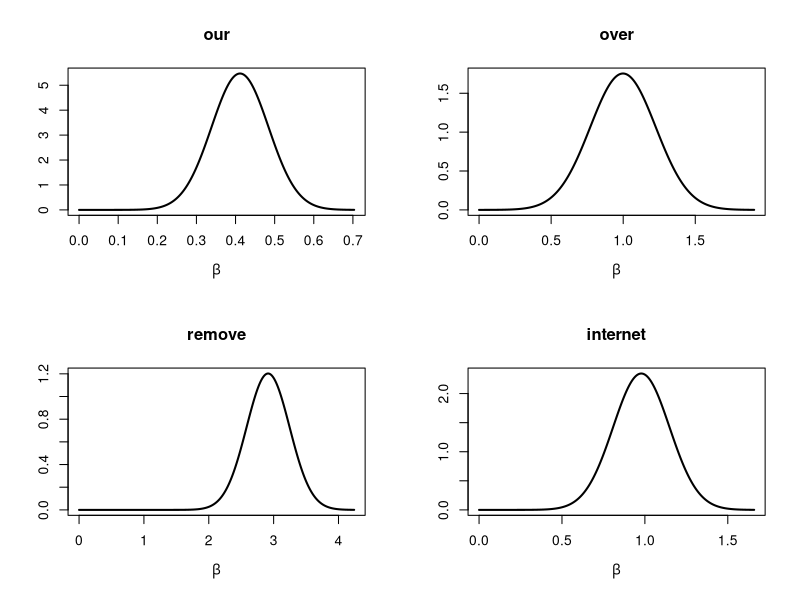
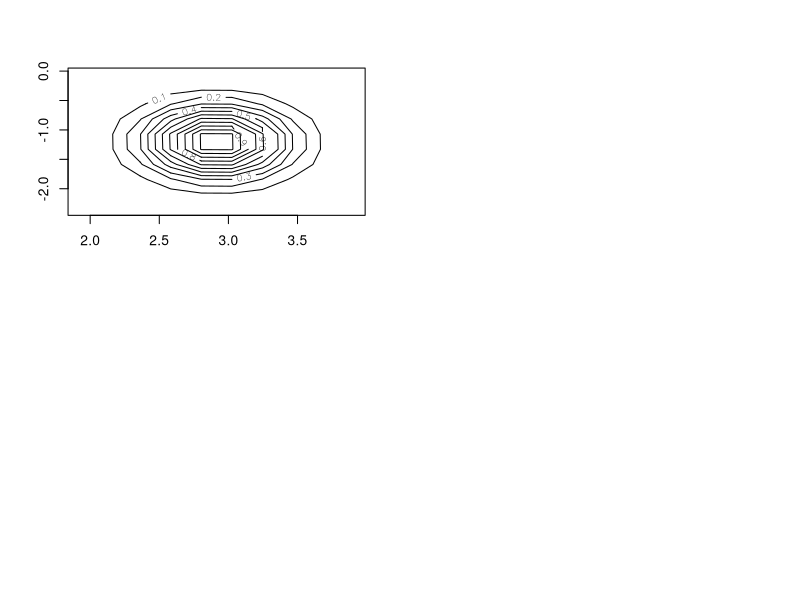

Generate these figures, in order, with R:
###################################################################################
# Author: Mattias Villani, Linköping University. 
#         E-mail: mattias.villani@liu.se
#         web: http://mattiasvillani.com
# Script to illustrate numerical maximization of the Logistic or Probit regression
###################################################################################

###########   BEGIN USER INPUTS   ################
Probit <- 0           # If Probit <-0, then logistic model is used.
chooseCov <- c(1:16)  # Here we choose which covariates to include in the model
tau <- 10000;         # Prior scaling factor such that Prior Covariance = (tau^2)*I
###########     END USER INPUT    ################


#install.packages("mvtnorm") # Loading a package that contains the multivariate normal pdf
library("mvtnorm") # This command reads the mvtnorm package into R's memory. NOW we can use dmvnorm function.

# Loading data from file
Data<-read.table("data/SpamReduced.dat",header=TRUE)  # Spam data from Hastie et al.
y <- as.vector(Data[,1]); # Data from the read.table function is a data frame. Let's convert y and X to vector and matrix.
X <- as.matrix(Data[,2:17]);
covNames <- names(Data)[2:length(names(Data))];
X <- X[,chooseCov]; # Here we pick out the chosen covariates.
covNames <- covNames[chooseCov];
nPara <- dim(X)[2];

# Setting up the prior
mu <- as.vector(rep(0,nPara)) # Prior mean vector
Sigma <- tau^2*diag(nPara);

# Defining the functions that returns the log posterior (Logistic and Probit models). Note that the first input argument of

# this function must be the one that we optimize on, i.e. the regression coefficients.

LogPostLogistic <- function(betaVect,y,X,mu,Sigma){
  
  nPara <- length(betaVect);
  linPred <- X%*%betaVect;
  
  # evaluating the log-likelihood                                    
  logLik <- sum( linPred*y -log(1 + exp(linPred)));
  if (abs(logLik) == Inf) logLik = -20000; # Likelihood is not finite, stear the optimizer away from here!
  
  # evaluating the prior
  logPrior <- dmvnorm(betaVect, matrix(0,nPara,1), Sigma, log=TRUE);
  
  # add the log prior and log-likelihood together to get log posterior
  return(logLik + logPrior)
}

LogPostProbit <- function(betaVect,y,X,mu,Sigma){
  nPara <- length(betaVect);
  linPred <- X%*%betaVect;
  
  # The following is a more numerically stable evaluation of the log-likelihood in my slides: 
  # logLik <- sum(y*log(pnorm(linPred)) + (1-y)*log(1-pnorm(linPred)) )
  logLik <- sum(y*pnorm(linPred, log.p = TRUE) + (1-y)*pnorm(linPred, log.p = TRUE, lower.tail = FALSE))
  
  # evaluating the prior
  logPrior <- dmvnorm(betaVect, matrix(0,nPara,1), Sigma, log=TRUE);
  
  # add the log prior and log-likelihood together to get log posterior
  return(logLik + logPrior)
  
}

# Calling the optimization routine Optim. Note the auxilliary arguments that are passed to the function logPost
# Note how I pass all other arguments of the function logPost (i.e. all arguments except betaVect which is the one that we are trying to optimize over) to the R optimizer.
# The argument control is a list of options to the optimizer. Here I am telling the optimizer to multiply the objective function (i.e. logPost) by -1. This is because
# Optim finds a minimum, and I want to find a maximum. By reversing the sign of logPost I can use Optim for my maximization problem.

# Different starting values. Ideally, any random starting value gives you the same optimum (i.e. optimum is unique)
initVal <- as.vector(rep(0,dim(X)[2])); 
# Or a random starting vector: as.vector(rnorm(dim(X)[2]))
# Set as OLS estimate: as.vector(solve(crossprod(X,X))%*%t(X)%*%y); # Initial values by OLS

if (Probit==1){
  logPost = LogPostProbit;
} else{
  logPost = LogPostLogistic;
}

OptimResults<-optim(initVal,logPost,gr=NULL,y,X,mu,Sigma,method=c("BFGS"),control=list(fnscale=-1),hessian=TRUE)

# Printing the results to the screen
postMode <- OptimResults$par
postCov <- -solve(OptimResults$hessian) # Posterior covariance matrix is -inv(Hessian)
names(postMode) <- covNames # Naming the coefficient by covariates
approxPostStd <- sqrt(diag(postCov)) # Computing approximate standard deviations.
names(approxPostStd) <- covNames # Naming the coefficient by covariates
print('The posterior mode is:')
print(postMode)
print('The approximate posterior standard deviation is:')
print(approxPostStd)

# Plotting some of the marginal posteriors
par(mfrow = c(2,2))
for (k in 1:4){
  betaGrid <- seq(0, postMode[k] + 4*approxPostStd[k], length = 1000)
  plot(betaGrid, dnorm(x = betaGrid, mean = postMode[k], sd = approxPostStd[k]), type = "l", lwd = 2, main = names(postMode)[k], ylab = '', xlab = expression(beta))
}

# Plot a bivariate distribution for two beta coefficients - they are almost independent in this example.
par1 <- 3
par2 <- 6
beta1Values <- seq(postMode[par1] - 3*approxPostStd[par1], postMode[par1] + 3*approxPostStd[par1], length = 10)
beta2Values <- seq(postMode[par2] - 3*approxPostStd[par2], postMode[par2] + 3*approxPostStd[par2], length = 10)
dens <- matrix(NA,length(beta1Values),length(beta2Values))
for (i in 1:length(beta1Values)){
  for (j in 1:length(beta1Values)){
    dens[i,j] <- dmvnorm(c(beta1Values[i],beta2Values[j]), postMode[c(par1,par2)], postCov[c(par1,par2),c(par1,par2)])
  }
}
contour(beta1Values, beta2Values, dens)
postCov[par1,par2]/(sqrt(postCov[par1,par1])*sqrt(postCov[par2,par2]))
